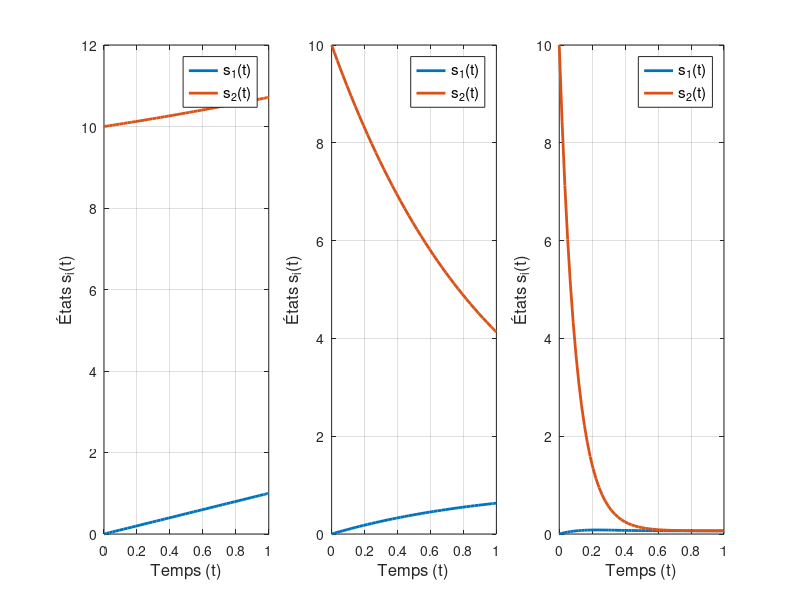
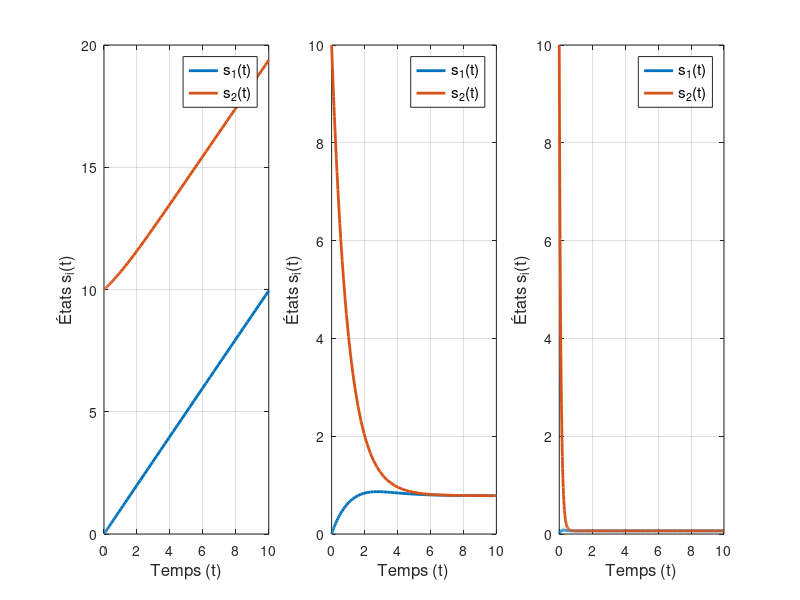

Write the MATLAB code that produced these figures, in order.
%% 
clear all;
close all;
clc;

n = 2;
lambda1 = 0.001
lambda2 = 1
lambda3 = 10
b = 1
w11 = 0;
w12 = 1;
w21 = 1;
w22 = 0;
W = [w11, w12 ; w21, w22];
B = [0.5; 0.5];

Phi1 =  @(x) max(0,x);
Phi21 = @(x) 1 ./ (1 + exp(-b*x));
Phi22 = @(x) 1 ./ (1 + exp(-b*x));
Phi23 = @(x) 1 ./ (1 + exp(-b*x));


ed1 = @(t1, s1) -lambda1 * s1 + Phi21(W * s1 + B);
ed2 = @(t2, s2) -lambda2 * s2 + Phi22(W * s2 + B);
ed3 = @(t3, s3) -lambda3 * s3 + Phi23(W * s3 + B);
s0 = [0 ; 10]
tspan = [0 1]

[t1, s1] = ode45(ed1, tspan, s0);
[t2, s2] = ode45(ed2, tspan, s0);
[t3, s3] = ode45(ed3, tspan, s0);

figure('Position', [100 100 1400 500]);

% Graphique 1
subplot(1, 3, 1);
plot(t1, s1, 'LineWidth', 2);
xlabel('Temps (t)', 'FontSize', 12);
ylabel('États s_i(t)', 'FontSize', 12);
grid on;
legend('s_1(t)', 's_2(t)', 'Location', 'best', 'FontSize', 11);

% Graphique 2
subplot(1, 3, 2);
plot(t2, s2, 'LineWidth', 2);
xlabel('Temps (t)', 'FontSize', 12);
ylabel('États s_i(t)', 'FontSize', 12);
grid on;
legend('s_1(t)', 's_2(t)', 'Location', 'best', 'FontSize', 11);


% Graphique 3
subplot(1, 3, 3);
plot(t3, s3, 'LineWidth', 2);
xlabel('Temps (t)', 'FontSize', 12);
ylabel('États s_i(t)', 'FontSize', 12);
grid on;
legend('s_1(t)', 's_2(t)', 'Location', 'best', 'FontSize', 11);

%% 
clear all;
close all;
clc;

n = 2;
lambda1 = 0.001
lambda2 = 1
lambda3 = 10
b = 1
w11 = 0;
w12 = 1;
w21 = 1;
w22 = 0;
W = [w11, w12 ; w21, w22];
B = [0.5; 0.5];

Phi1 =  @(x) max(0,x);
Phi21 = @(x) 1 ./ (1 + exp(-b*x));
Phi22 = @(x) 1 ./ (1 + exp(-b*x));
Phi23 = @(x) 1 ./ (1 + exp(-b*x));


ed1 = @(t1, s1) -lambda1 * s1 + Phi21(W * s1 + B);
ed2 = @(t2, s2) -lambda2 * s2 + Phi22(W * s2 + B);
ed3 = @(t3, s3) -lambda3 * s3 + Phi23(W * s3 + B);
s0 = [0 ; 10]
tspan = [0 10]

[t1, s1] = ode45(ed1, tspan, s0);
[t2, s2] = ode45(ed2, tspan, s0);
[t3, s3] = ode45(ed3, tspan, s0);

figure('Position', [100 100 1400 500]);

% Graphique 1
subplot(1, 3, 1);
plot(t1, s1, 'LineWidth', 2);
xlabel('Temps (t)', 'FontSize', 12);
ylabel('États s_i(t)', 'FontSize', 12);
grid on;
legend('s_1(t)', 's_2(t)', 'Location', 'best', 'FontSize', 11);

% Graphique 2
subplot(1, 3, 2);
plot(t2, s2, 'LineWidth', 2);
xlabel('Temps (t)', 'FontSize', 12);
ylabel('États s_i(t)', 'FontSize', 12);
grid on;
legend('s_1(t)', 's_2(t)', 'Location', 'best', 'FontSize', 11);


% Graphique 3
subplot(1, 3, 3);
plot(t3, s3, 'LineWidth', 2);
xlabel('Temps (t)', 'FontSize', 12);
ylabel('États s_i(t)', 'FontSize', 12);
grid on;
legend('s_1(t)', 's_2(t)', 'Location', 'best', 'FontSize', 11);
